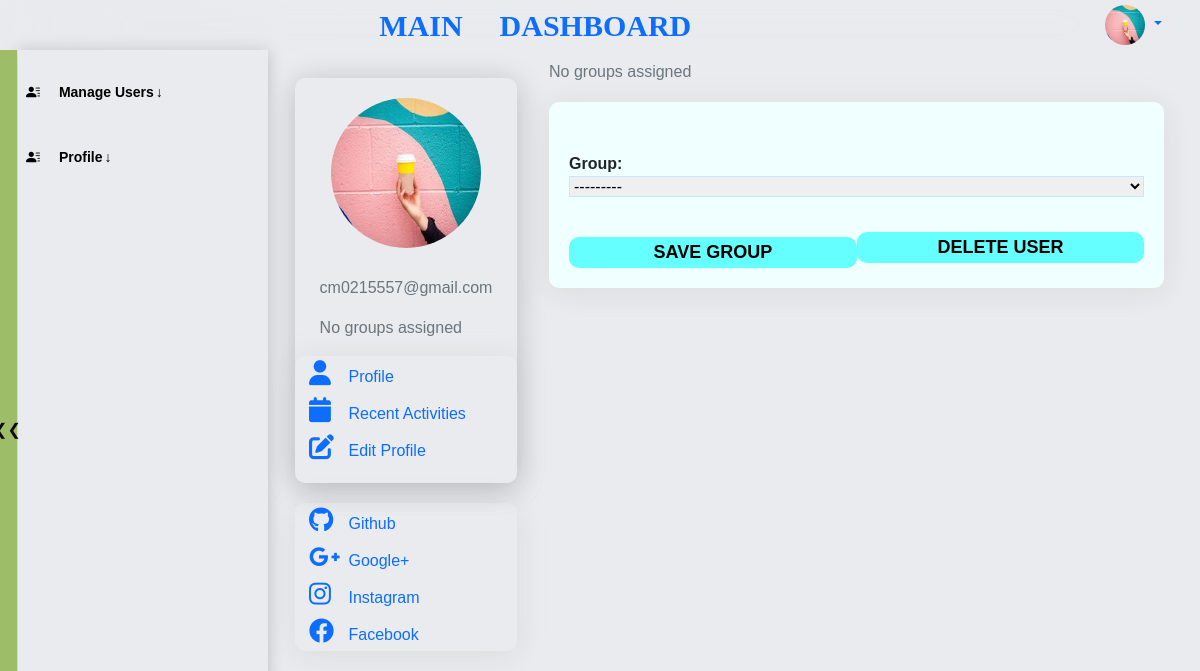
The page /user/profile-edit/2/ (signed in) on the database its author committed.
### users/models.py (models this page shows, shortened)
class User(AbstractBaseUser, PermissionsMixin):
    desc_text='Hey, there is a default text description about you that you can change it by clicking "Edit" or going'
    GENDER_CHOICES = (
        ('M', 'Male'),
        ('F', 'Female'),
        ('O', 'Other'),
    )
    u_id = models.IntegerField(default="12345", unique=True,)
    username = models.CharField(max_length=30, blank=True)
    first_name = models.CharField(max_length=30, blank=True)
    last_name = models.CharField(max_length=30, blank=True)
    email = models.EmailField(max_length=254, unique=True)
    phone_number = PhoneNumberField(null=True, blank=True)
    country= CountryField(blank=True)
    desc = models.TextField(default=desc_text, max_length=200, null=True)
    image = models.ImageField(default='default.jpg', upload_to='profile_pics')
    github = models.URLField(default='https://www.github.com/', max_length=1000, null=True, blank=True)
    facebook = models.URLField(default='https://www.facebook.com/', max_length=1000, null=True, blank=True)
    googleplus = models.URLField(default='https://www.google.com/', max_length=1000, null=True, blank=True)
    instagram = models.URLField(default='https://www.instagram.com/', max_length=1000, null=True, blank=True)
    gender = models.CharField(max_length=1, choices=GENDER_CHOICES, null=True, blank=True)
    ip_address = models.GenericIPAddressField(default="0.0.0.0")
    is_staff = models.BooleanField(default=False)
    is_superuser = models.BooleanField(default=False)
    is_active = models.BooleanField(default=True)
    last_login = models.DateTimeField(null=True, blank=True)
    date_joined = models.DateTimeField(auto_now_add=True)
    USERNAME_FIELD = 'u_id'
    REQUIRED_FIELDS = ['email']
    groups = models.ManyToManyField(
        'auth.Group',
        related_name='user_profiles_groups',
        blank=True,
        verbose_name='groups',
        help_text='The groups this user belongs to. A user will get all permissions granted to each of their groups.',
    )
    user_permissions = models.ManyToManyField(
        'auth.Permission',
        related_name='user_profiles_user_permissions',
        blank=True,
        verbose_name='user permissions',
        help_text='Specific permissions for this user.',
    )
    objects = CustomUserManager()

### users/admin_views/users_detail_views.py (the view)
# urls.py: path('user/profile-edit/<int:user_id>/', user_edit, name='user_edit'),
@login_required
@permission_required('auth.view_user', raise_exception=True)
def user_edit(request, user_id):
    profile = get_object_or_404(User, id=user_id)
    user = User.objects.get(id=user_id)
    if request.method == 'POST':
        action = request.POST.get('action')
        print('====ACTION====')
        print(action)
        form = GroupAssignmentForm(request.POST,)
        if form.is_valid():
            group = form.cleaned_data.get('group')
            print('====ACTION22====')
            print(action)
            user_content_type = ContentType.objects.get_for_model(User)
            print(user_content_type.id)
            if action == 'save_group':
                action_flag = CHANGE  # Use CHANGE for modifications
                content_type_id = user_content_type.id
            elif action == 'remove_group':
                action_flag = CHANGE  # Use CHANGE for modifications
                content_type_id = user_content_type.id
            elif action == 'delete_user':
                action_flag = DELETION
                content_type_id = user_content_type.id
            else:
                action_flag = ADDITION
            LogEntry.objects.create(
                user_id=request.user.id,
                content_type_id=content_type_id,  # You can replace with the actual content type ID if applicable
                object_id=user_id,
                object_repr=str(user),
                action_flag=action_flag,
            )
            if action == 'save_group':
                user.groups.clear()  # Remove user from all groups
                user.groups.add(group)  # Add the selected group
                return redirect('user_detail', user_id=user.id)
            elif action == 'remove_group':
                user.groups.remove(group)  # Remove the selected group
                return redirect('user_detail', user_id=user.id)
            elif action == 'delete_user':
                user.delete()
                return redirect('user_list')  # Redirect to user list or another page after deletion
    else:
        form = GroupAssignmentForm()
    context={
        'profile': profile,
        'form': form,
        }
    return render(request, 'maindashboard/users_admin/user_edit.html', context)

### templates/maindashboard/users_admin/user_edit.html (shortened to what this page needs)
{% extends 'maindashboard/dashboard_base.html'  %}
{% load static %}
{% block head %}
<link rel="stylesheet" href="{% static 'css/users/profile_home.css' %}" type="text/css">
<link rel="stylesheet" href="{% static 'css/users/profile.css' %}">
<link rel="stylesheet" href="{% static 'css/users/login.css' %}" type="text/css">
{% endblock head %}
{% block content %}
<section class="s2 profile">
    <div class=" profile-main  container-xl">
        {% include 'maindashboard/users_admin/user_sidebar.html' %}
        <section id="edit-profile" style="justify-items: center;">
            <div class="form-info container-xl">
            <div class="form" style="margin-bottom: 10px;">
                {% if profile.user.groups.exists %}
                {% for group in profile.user.groups.all %}
                <h5 class="text-secondary">User Group Name: {{ group.name }}</p>
                {% endfor %}
                {% else %}
                    <p class="text-secondary">No groups assigned</p>
                {% endif %}
                <form class="w-a-body" method="POST"  enctype="multipart/form-data">
                  {{ form.as_p }}
                  <div class="button" style="margin-top: 20px;">
                      {% if profile.groups.exists %}
                      <button type="submit" name="action" value="remove_group"style="margin-top: 20px;">
                          Remove Group</button>
                      {% else %}
                      <button type="submit" name="action" value="save_group" style="margin-top: 20px;">
                          Save Group</button>
                      {% endif %}
                      <button type="submit" name="action" value="delete_user">Delete User</button>
                  </div>
              </form>
            </div>
            </div>
        </section>
    </div>
</section>
{% endblock content %}

### templates/maindashboard/dashboard_base.html (shortened to what this page needs)
{% load static %}
<!doctype html>
<html>
<head>
    {% block head %} {% endblock head %}
    <link rel="stylesheet" type="text/css"href="https://cdnjs.cloudflare.com/ajax/libs/font-awesome/6.2.0/css/all.min.css">
    <link href="https://cdn.jsdelivr.net/npm/bootstrap@5.3.1/dist/css/bootstrap.min.css" rel="stylesheet">
    <link rel="stylesheet" href="https://cdn.jsdelivr.net/npm/bootstrap-icons@1.10.5/font/bootstrap-icons.css">
    <link rel="stylesheet" href="{% static 'css/blogdashboard/style.css' %}">
    <link rel="stylesheet" href="{% static 'css/blogdashboard/dashboard_nav.css' %}">
    <link rel="stylesheet" href="{% static 'css/blogdashboard/dashboard_sidebar.css' %}">
    <link rel="stylesheet" href="{% static 'css/blogdashboard/dashboard_sidebar.css' %}">
    <link rel="stylesheet" href="{% static 'css/dashboard_all_pages.css' %}">
</head>
<body class="preload">
    <header class="header">
        <div id="logo">
            <div class="logo">
                <a href="{% url 'main_dashboard_home' %}">main dashboard</a>
            </div>
        </div>
        <div class="user nav-item dropdown">
            {% if user.is_authenticated %}
              <a class="dropdown-toggle" style="background:none; "id="dropdownMenuButton1" data-bs-toggle="dropdown" aria-expanded="false">
                    <img src="{{user_info.image.url}}" width="40" height="40" class="rounded-circle" alt="Avatar">
              </a>
            {% else %}
                <a href="{% url 'account_login' %}">
                    <span>Login</span>  </a>
            {%endif %}
        </div>
    </header>
    <main class="body-container containerl-xxl">
        <div class="item" id="side-bar">
            <div class="side__links">
                <div class="side__link dropdown">
                    <span class="dropdown-btn" aria-expanded="false">
                        <i class="bi bi-person-lines-fill"></i>
                            Manage Users<span style="padding-left: 2px;">&darr;</span>
                    </span>
                </div>
                <div class="side__link dropdown">
                    <span class="dropdown-btn" aria-expanded="false">
                        <i class="bi bi-person-lines-fill"></i>
                        Profile<span style="padding-left: 2px;">&darr;</span>
                    </span>
                </div>
            </div>
        </div>
        <div class="item" id="main">
            <div>
                {% block content %}
                {% endblock content %}
            </div>
        </div>
    </main>
    <button id="hide-button" ><div class="indicator"></div></button>
</body>
</html>

### templates/maindashboard/users_admin/user_sidebar.html (shortened to what this page needs)
<div class=" img-area">
    <div class="profile-photo">
      <a href="{{ profile.image.url }}">
          <img src="{{ profile.image.url }}" alt="user-image" width="150" height="150" class="profile-pic rounded-circle">
      </a>
      <div class="info-">
        <p class="text-secondary">{{ profile.email }}</p>
        {% if profile.groups.exists %}
                {% for group in profile.groups.all %}
                <p class="text-secondary">{{ group.name }}</p>
                {% endfor %}
        {% else %}
            <p class="text-secondary">No groups assigned</p>
        {% endif %}
      </div>
      <div class="select-">
        <ul>
          <li>
            <a href="{% url 'user_detail' user_id=profile.id %}" id="p-i">
              <i class="fa fa-user" aria-hidden="true"></i>
              <span>Profile</span>
            </a>
          </li>
          <li>
            <a href="#activites" id="e-p">
              <i class="fa fa-calendar" aria-hidden="true"></i>
              <span>Recent Activities</span>
            </a>
          </li>
          <li>
            <a href="{% url 'user_edit' user_id=profile.id %}" id="a-">
              <i class="fa fa-solid fa-pen-to-square"></i>
              <span>Edit Profile</span>
            </a>
          </li>
        </ul>
      </div>
    </div>
    <div class="  socialMedia-area">
      <ul>
        <li>
          <a href="{{profile.github}}" class="github">
            <i class="fa fa-brands fa-github"></i>
            <span> Github</span>
          </a>
        </li>
        <li>
          <a href="{{profile.googleplus}}">
            <i class="fa fa-brands fa-google-plus-g"></i>
            <span> Google+</span>
          </a>
        </li>
        <li>
          <a href="{{profile.instagram}}">
            <i class="fa fa-brands fa-instagram"></i>
            <span> Instagram</span>
          </a>
          <li>
            <a href="{{profile.facebook}}">
              <i class="fa fa-brands fa-facebook"></i>
              <span> Facebook</span>
            </a>
        </li>
      </ul>
    </div>
</div>

### rows shown on the page
User: image (placeholder picture)
User: image (placeholder picture), email "cm0215557@gmail.com"
